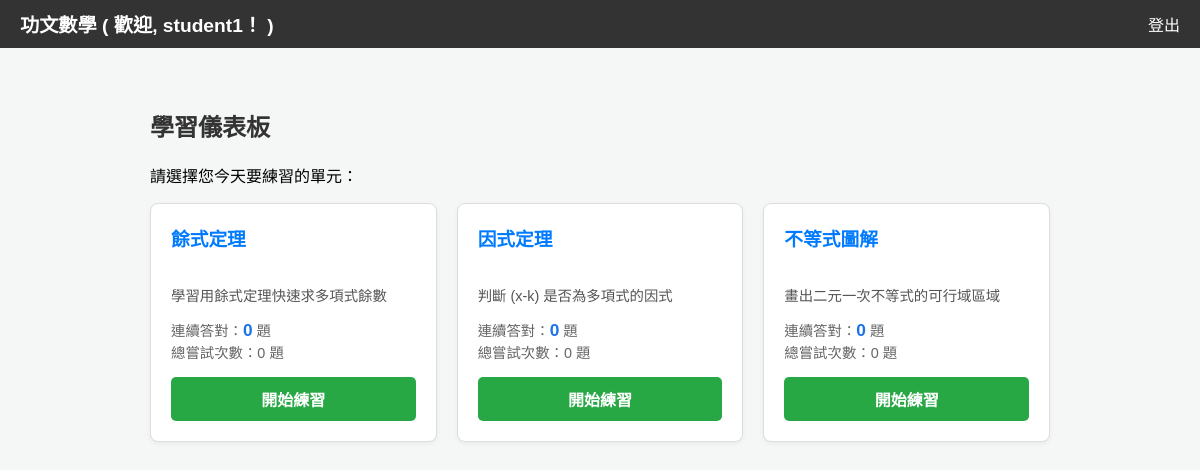
The app's page /dashboard (signed in) with its own data.
### tables this page shows
CREATE TABLE users (
            id INTEGER PRIMARY KEY AUTOINCREMENT,
            username TEXT UNIQUE NOT NULL,
            password TEXT NOT NULL
        );

CREATE TABLE skills_info (
            skill_id TEXT PRIMARY KEY,
            display_name TEXT,
            description TEXT
        );

### app.py (the view)
@app.route('/dashboard')
@login_required
def dashboard():
    conn = sqlite3.connect('users.db')
    c = conn.cursor()
    c.execute('''
        SELECT s.skill_id, s.display_name, s.description,
               COALESCE(p.consecutive_correct, 0),
               COALESCE(p.total_attempted, 0)
        FROM skills_info s
        LEFT JOIN progress p ON s.skill_id = p.skill_id AND p.user_id = ?
    ''', (current_user.id,))
    rows = c.fetchall()
    conn.close()
    dashboard_data = []
    for row in rows:
        dashboard_data.append({
            'skill': {
                'skill_id': row[0],
                'display_name': row[1],
                'description': row[2]
            },
            'consecutive_correct': row[3],
            'total_attempted': row[4]
        })
    return render_template('dashboard.html', dashboard_data=dashboard_data, username=current_user.username)

### app.py (called while the page is built)
@login_manager.user_loader
def load_user(user_id):
    conn = sqlite3.connect('users.db')
    c = conn.cursor()
    c.execute("SELECT id, username FROM users WHERE id = ?", (user_id,))
    row = c.fetchone()
    conn.close()
    if row:
        return User(row[0], row[1])
    return None

### templates/dashboard.html (shortened to what this page needs)
<!DOCTYPE html>
<html lang="zh-Hant">
<head>
</head>
<body>
    <div class="navbar">
        <a href="{{ url_for('dashboard') }}" class="logo">
            功文數學 ( 歡迎, <strong>{{ username }}</strong>！ )
        </a>
        <a href="{{ url_for('logout') }}">登出</a>
    </div>
    <div class="container">
        <h2>學習儀表板</h2>
        <p>請選擇您今天要練習的單元：</p>
        <div class="skill-grid">
            {% for data in dashboard_data %}
            <div class="skill-card">
                <h3>{{ data.skill.display_name }}</h3>
                <p>{{ data.skill.description }}</p>
                <div class="progress-info">
                    連續答對：<strong>{{ data.consecutive_correct }}</strong> 題<br>
                    總嘗試次數：{{ data.total_attempted }} 題
                </div>
                <a href="{{ url_for('practice', skill_id=data.skill.skill_id) }}" class="btn-practice">
                    開始練習
                </a>
            </div>
            {% endfor %}
        </div>
    </div>
</body>
</html>

### templates/dashboard.html (style rules this page uses)
body { font-family: Arial, sans-serif; background-color: #f4f7f6; margin: 0; }
.navbar { background-color: #333; color: white; padding: 10px 20px; display: flex; justify-content: space-between; align-items: center; }
.navbar a { color: white; text-decoration: none; }
.navbar .logo { font-weight: bold; font-size: 1.2em; }
.container { max-width: 900px; margin: 20px auto; padding: 20px; }
h2 { color: #333; }
.skill-grid { display: grid; grid-template-columns: repeat(auto-fill, minmax(250px, 1fr)); gap: 20px; }
.skill-card { background: #fff; border: 1px solid #ddd; border-radius: 8px; box-shadow: 0 2px 5px rgba(0,0,0,0.05); padding: 20px; display: flex; flex-direction: column; }
.skill-card h3 { margin-top: 0; color: #007bff; }
.skill-card p { font-size: 0.9em; color: #555; flex-grow: 1; }
.progress-info { font-size: 0.9em; color: #666; margin-bottom: 15px; }
.progress-info strong { color: #1a73e8; font-size: 1.2em; }
.btn-practice { display: block; text-align: center; background-color: #28a745; color: white; padding: 10px; border-radius: 5px; text-decoration: none; font-weight: bold; transition: background-color 0.2s; }

### records on screen
users: username "student1"
skills_info: skill.display_name "餘式定理", skill.description "學習用餘式定理快速求多項式餘數"
skills_info: skill.display_name "因式定理", skill.description "判斷 (x-k) 是否為多項式的因式"
skills_info: skill.display_name "不等式圖解", skill.description "畫出二元一次不等式的可行域區域"

### other values on screen
{{ data.consecutive_correct }} "0" "0" "0"
{{ data.total_attempted }} "0" "0" "0"
